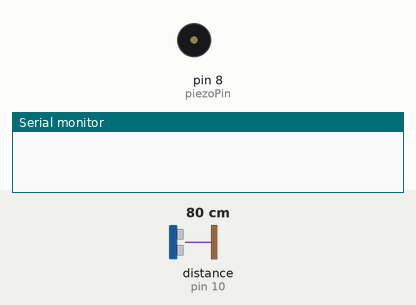
This sketch was run on a simulated Arduino Uno, built with avr-gcc and run on an emulated ATmega328P. Shown: buzzer (waves = sounding), the last lines printed to the serial monitor. Wiring (inferred from the names in the program): ultrasonic range finder: trigger pin 9; echo pin 10. Inputs (shaded band) come from the test bench; at power-on: distance to the obstacle (sensor on pin 10) 80 cm. The echo pulse lasts 58.3 µs per cm; the modem accepts every AT command (registered, SIM ready, sends succeed) and sends nothing else.

Above: at 0.01 s.
At 6.2 s:
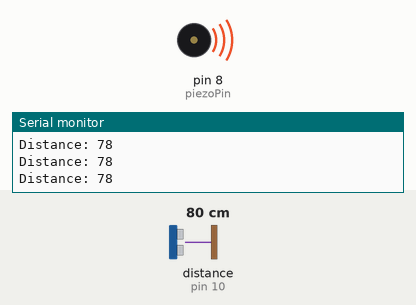
6.3 s: distance to the obstacle (sensor on pin 10) set to 250 cm
At 6.9 s:
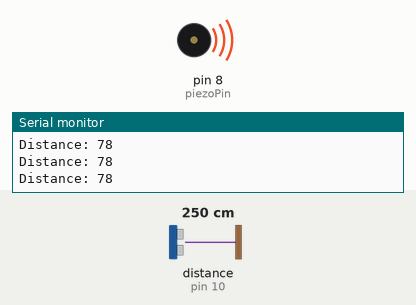
Timing chart, 0 to 9.3 s (numbered marks = the images above; inputs shaded):
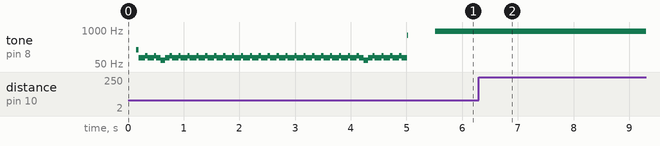

Measured:
- after the input at 6.3 s, tone on pin 8 (piezoPin): stops changing and stays 912 Hz
- by itself, tone on pin 8 (piezoPin): plays 175 Hz for 0.04 s, 86 Hz for 0.12 s, 103 Hz for 0.04 s, 86 Hz for 0.12 s, 103 Hz for 0.04 s, 86 Hz for 0.08 s … (64 notes in this stretch)

The sketch:

DomesticSecurity.ino
```cpp
#include <SoftwareSerial.h>


#define trigPin 9


#define echoPin 10


#define piezoPin 8


SoftwareSerial mySerial(2, 3);


int normalDistance;


boolean triggered = false;


long duration, distance;


void setup()


{


mySerial.begin(9600); //serial monitor


Serial.begin (9600);


delay(100);


pinMode(trigPin, OUTPUT);


pinMode(echoPin, INPUT);


pinMode(piezoPin, OUTPUT);


digitalWrite(piezoPin, HIGH);


long duration, distance;


while (millis() < 5000)


{


digitalWrite(piezoPin, HIGH);


digitalWrite(trigPin, LOW);


delayMicroseconds(20);


digitalWrite(trigPin, HIGH);


delayMicroseconds(100);


digitalWrite(trigPin, LOW);


duration = pulseIn(echoPin, HIGH);


distance= duration*0.034/2;


normalDistance = distance;


Serial.print("Distance: ");


Serial.println(distance);


digitalWrite(piezoPin, LOW);


} }


void loop()


{


digitalWrite(trigPin, LOW);


delayMicroseconds(2);


digitalWrite(trigPin, HIGH);


delayMicroseconds(10);


digitalWrite(trigPin, LOW);


duration = pulseIn(echoPin, HIGH);


distance= duration*0.034/2;


Serial.print("Distance: ");


Serial.println(distance);


if (distance < normalDistance+5)


{


triggered = true;


}


else


{


triggered = false;


}


if (triggered)


{


tone(piezoPin, 635);


delay(500);


tone(piezoPin, 912);


delay(250);


mySerial.println("AT+CMGF=1");


delay(1000);


mySerial.println("AT+CMGS=\"+919994521347\"\r");


delay(1000);


mySerial.println("alert!!!!");


delay(100);


mySerial.println((char)26);


delay(1000);

}}
```
